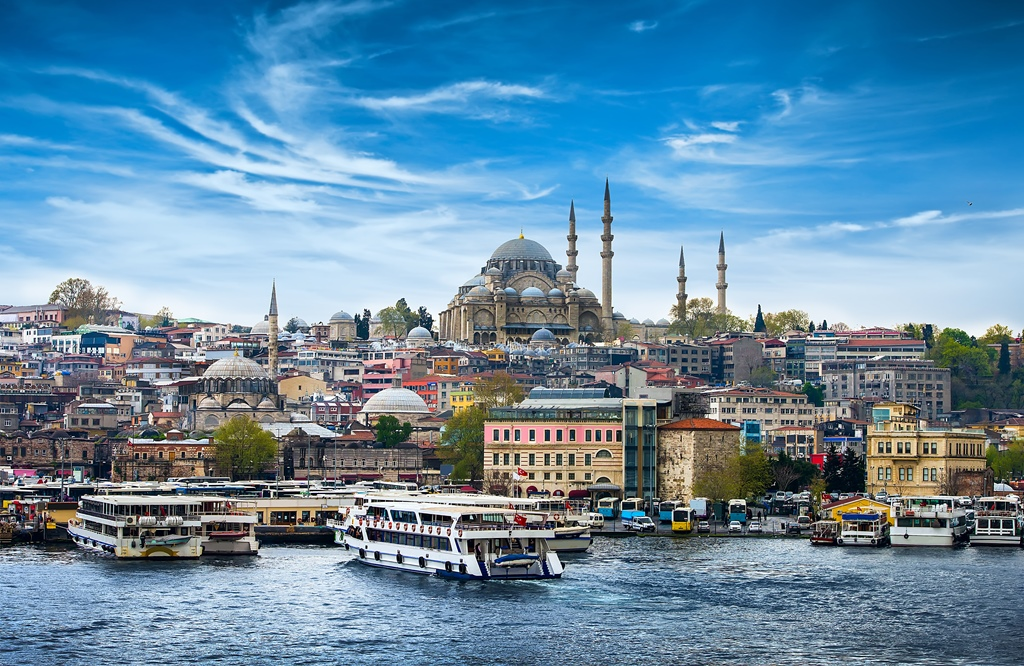
#> input picture GoruntuIslemeDersi/Uygulama4/picture3.jpg, 1024 x 666 px
$ jupyter execute 'DürtüTuzBiber.ipynb'
#> lines starting #> are read from the running program, lines starting #| are printed output that depends on the picture
[cell 1]
import cv2
import numpy as np
import matplotlib.pyplot as plt

resim = cv2.imread('picture3.jpg')
#> resim is the input picture: shape (666, 1024, 3); mean B, G, R 164.7, 139.3, 101.1
resim = cv2.cvtColor(resim, cv2.COLOR_BGR2RGB)

def add_salt_and_pepper_noise(image, salt_prob, pepper_prob):
#> called with salt_prob = 0.02, pepper_prob = 0.02
    noisy_image = np.copy(image)
    total_pixels = image.size
#> total_pixels = 2045952


    num_salt = np.ceil(salt_prob * total_pixels)
#> num_salt = 40920
    coords = [np.random.randint(0, i - 1, int(num_salt)) for i in image.shape]
    noisy_image[coords[0], coords[1]] = 255  # Beyaz piksel ekle

    num_pepper = np.ceil(pepper_prob * total_pixels)
#> num_pepper = 40920
    coords = [np.random.randint(0, i - 1, int(num_pepper)) for i in image.shape]
    noisy_image[coords[0], coords[1]] = 0  # Siyah piksel ekle
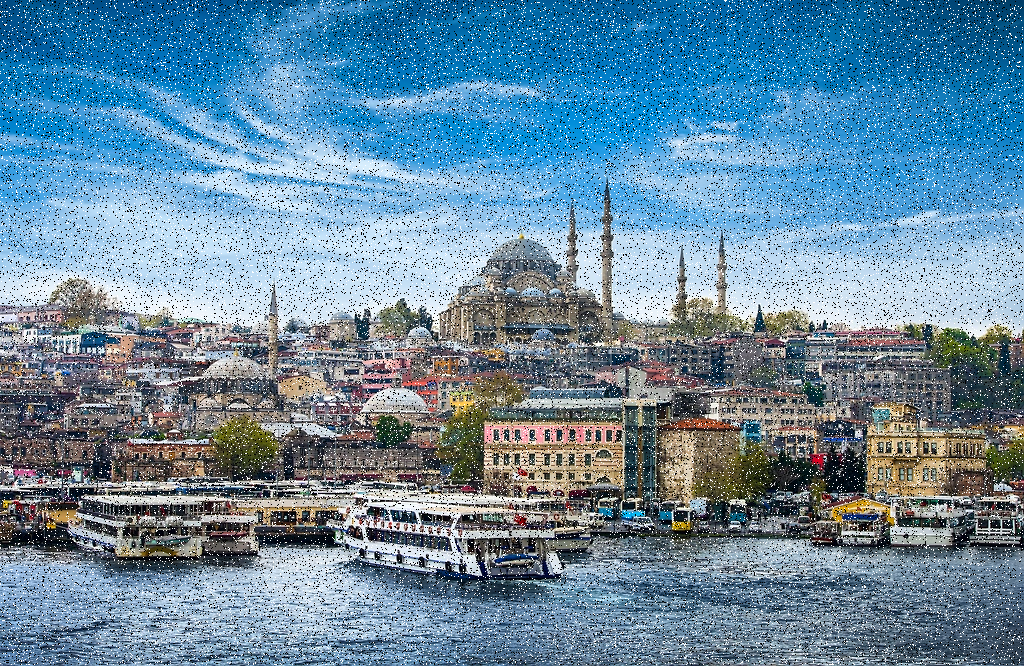
#> noisy_image: shape (666, 1024, 3); mean R, G, B 103.7, 137.5, 160

    return noisy_image


salt_prob = 0.02
pepper_prob = 0.02
noisy_resim = add_salt_and_pepper_noise(resim, salt_prob, pepper_prob)

plt.figure(figsize=(12, 6))

plt.subplot(1, 2, 1)
plt.imshow(resim)
plt.title('Orijinal Resim')
plt.axis('off')

plt.subplot(1, 2, 2)
plt.imshow(noisy_resim)
plt.title('Tuz ve Biber Gürültülü Resim')
plt.axis('off')

plt.tight_layout()
plt.show()
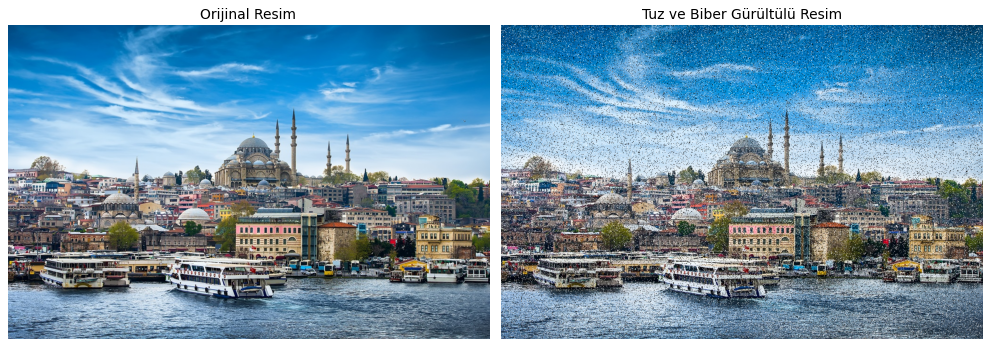
#> figure drawn by matplotlib, 2 panels
